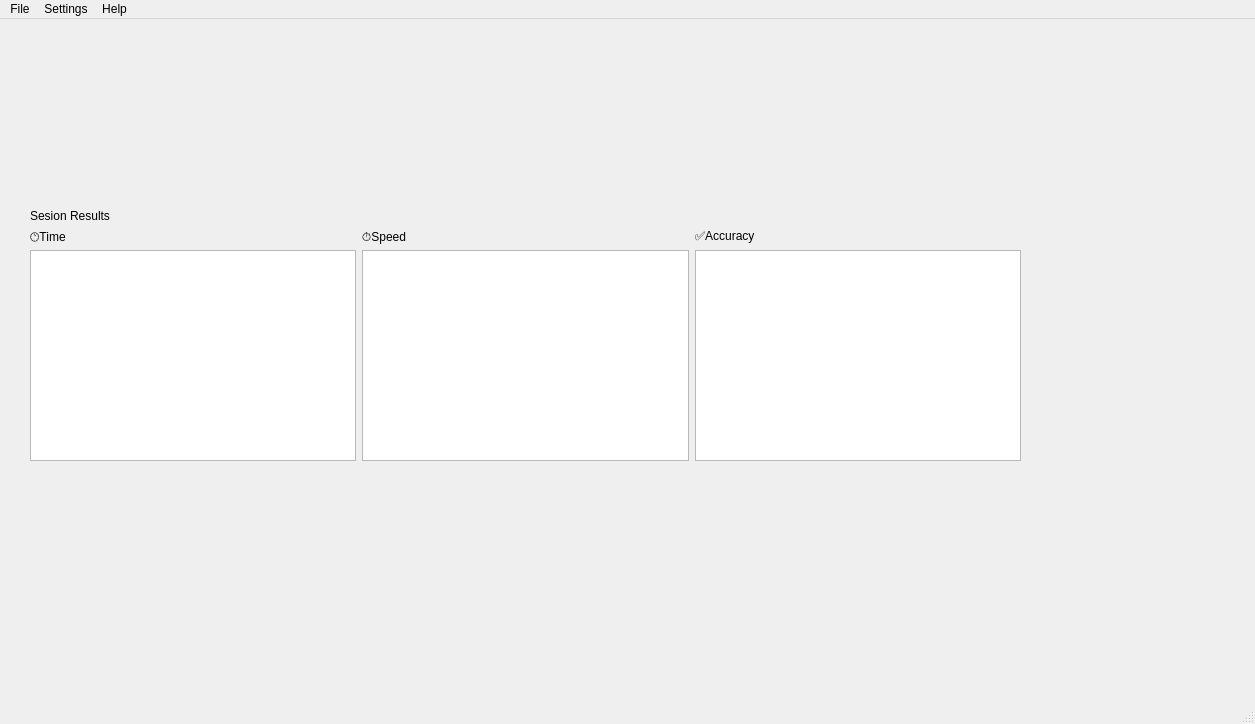
<?xml version="1.0" encoding="UTF-8"?>
<ui version="4.0">
 <class>MainWindow</class>
 <widget class="QMainWindow" name="MainWindow">
  <property name="enabled">
   <bool>true</bool>
  </property>
  <property name="geometry">
   <rect>
    <x>0</x>
    <y>0</y>
    <width>1255</width>
    <height>724</height>
   </rect>
  </property>
  <property name="sizePolicy">
   <sizepolicy hsizetype="Preferred" vsizetype="Fixed">
    <horstretch>0</horstretch>
    <verstretch>0</verstretch>
   </sizepolicy>
  </property>
  <property name="windowTitle">
   <string>MainWindow</string>
  </property>
  <widget class="QWidget" name="centralwidget">
   <widget class="QStackedWidget" name="stackedWidget">
    <property name="geometry">
     <rect>
      <x>-10</x>
      <y>20</y>
      <width>1031</width>
      <height>601</height>
     </rect>
    </property>
    <property name="currentIndex">
     <number>2</number>
    </property>
    <widget class="QWidget" name="pageStart">
     <widget class="QWidget" name="verticalLayoutWidget">
      <property name="geometry">
       <rect>
        <x>80</x>
        <y>20</y>
        <width>881</width>
        <height>551</height>
       </rect>
      </property>
      <layout class="QVBoxLayout" name="verticalLayout">
       <property name="spacing">
        <number>52</number>
       </property>
       <property name="leftMargin">
        <number>24</number>
       </property>
       <property name="topMargin">
        <number>26</number>
       </property>
       <property name="bottomMargin">
        <number>72</number>
       </property>
       <item>
        <spacer name="verticalSpacer_2">
         <property name="orientation">
          <enum>Qt::Orientation::Vertical</enum>
         </property>
         <property name="sizeHint" stdset="0">
          <size>
           <width>20</width>
           <height>127</height>
          </size>
         </property>
        </spacer>
       </item>
       <item>
        <widget class="QLabel" name="labelSelectText">
         <property name="text">
          <string>Select a text for the typing exercise:</string>
         </property>
        </widget>
       </item>
       <item>
        <widget class="QComboBox" name="layoutStartMain">
         <property name="sizePolicy">
          <sizepolicy hsizetype="Preferred" vsizetype="Fixed">
           <horstretch>0</horstretch>
           <verstretch>72</verstretch>
          </sizepolicy>
         </property>
         <item>
          <property name="text">
           <string>Starter Text</string>
          </property>
         </item>
         <item>
          <property name="text">
           <string>Numbers and Symbols</string>
          </property>
         </item>
         <item>
          <property name="text">
           <string>Common Words Part 1</string>
          </property>
         </item>
         <item>
          <property name="text">
           <string>Common Words Part 2</string>
          </property>
         </item>
         <item>
          <property name="text">
           <string>Python Code Sample</string>
          </property>
         </item>
         <item>
          <property name="text">
           <string>Lorem Ipsum</string>
          </property>
         </item>
        </widget>
       </item>
       <item>
        <spacer name="verticalSpacer">
         <property name="orientation">
          <enum>Qt::Orientation::Vertical</enum>
         </property>
         <property name="sizeHint" stdset="0">
          <size>
           <width>20</width>
           <height>99</height>
          </size>
         </property>
        </spacer>
       </item>
       <item>
        <layout class="QHBoxLayout" name="horizontalLayout">
         <item>
          <widget class="QPushButton" name="startButton">
           <property name="sizePolicy">
            <sizepolicy hsizetype="Maximum" vsizetype="Expanding">
             <horstretch>7</horstretch>
             <verstretch>8</verstretch>
            </sizepolicy>
           </property>
           <property name="layoutDirection">
            <enum>Qt::LayoutDirection::LeftToRight</enum>
           </property>
           <property name="text">
            <string>Start Training</string>
           </property>
           <property name="iconSize">
            <size>
             <width>28</width>
             <height>29</height>
            </size>
           </property>
          </widget>
         </item>
        </layout>
       </item>
      </layout>
     </widget>
    </widget>
    <widget class="QWidget" name="pageTraining">
     <widget class="QFrame" name="frame">
      <property name="geometry">
       <rect>
        <x>40</x>
        <y>10</y>
        <width>961</width>
        <height>581</height>
       </rect>
      </property>
      <property name="sizePolicy">
       <sizepolicy hsizetype="Minimum" vsizetype="Minimum">
        <horstretch>0</horstretch>
        <verstretch>0</verstretch>
       </sizepolicy>
      </property>
      <property name="minimumSize">
       <size>
        <width>22</width>
        <height>23</height>
       </size>
      </property>
      <property name="frameShape">
       <enum>QFrame::Shape::StyledPanel</enum>
      </property>
      <property name="frameShadow">
       <enum>QFrame::Shadow::Raised</enum>
      </property>
      <layout class="QVBoxLayout" name="verticalLayout_10">
       <item>
        <layout class="QHBoxLayout" name="horizontalLayout_4"/>
       </item>
       <item>
        <layout class="QGridLayout" name="gridLayout_9">
         <item row="0" column="6">
          <widget class="QProgressBar" name="progressBar">
           <property name="sizePolicy">
            <sizepolicy hsizetype="Maximum" vsizetype="Fixed">
             <horstretch>0</horstretch>
             <verstretch>0</verstretch>
            </sizepolicy>
           </property>
           <property name="value">
            <number>0</number>
           </property>
          </widget>
         </item>
         <item row="0" column="0">
          <widget class="QLabel" name="labelTimeText">
           <property name="text">
            <string>🕐Time:</string>
           </property>
          </widget>
         </item>
         <item row="0" column="3">
          <widget class="QLabel" name="labelAccuracyValue">
           <property name="font">
            <font>
             <bold>true</bold>
            </font>
           </property>
           <property name="text">
            <string>0</string>
           </property>
          </widget>
         </item>
         <item row="0" column="1">
          <widget class="QLabel" name="labelTimeDisplay">
           <property name="font">
            <font>
             <bold>true</bold>
            </font>
           </property>
           <property name="text">
            <string>00:00</string>
           </property>
           <property name="scaledContents">
            <bool>false</bool>
           </property>
           <property name="wordWrap">
            <bool>false</bool>
           </property>
          </widget>
         </item>
         <item row="0" column="5">
          <widget class="QLabel" name="labelAccuracyText">
           <property name="text">
            <string>✅ Accuracy:</string>
           </property>
          </widget>
         </item>
         <item row="0" column="2">
          <widget class="QLabel" name="labelSpeedText">
           <property name="text">
            <string>⏱️ Speed:</string>
           </property>
          </widget>
         </item>
         <item row="0" column="4">
          <widget class="QLabel" name="labelSpeedValue">
           <property name="text">
            <string>CPM</string>
           </property>
          </widget>
         </item>
        </layout>
       </item>
       <item>
        <widget class="QTextEdit" name="textDisplayArea"/>
       </item>
       <item>
        <layout class="QGridLayout" name="gridLayout">
         <property name="spacing">
          <number>4</number>
         </property>
         <item row="2" column="15" colspan="2">
          <widget class="QPushButton" name="btnKeyJ">
           <property name="text">
            <string>J</string>
           </property>
          </widget>
         </item>
         <item row="4" column="3" colspan="3">
          <widget class="QPushButton" name="btnCtrlLeft">
           <property name="text">
            <string>Ctrl</string>
           </property>
          </widget>
         </item>
         <item row="4" column="0" colspan="3">
          <widget class="QPushButton" name="btnShiftLeft">
           <property name="text">
            <string>Shift</string>
           </property>
          </widget>
         </item>
         <item row="1" column="0" colspan="2">
          <widget class="QPushButton" name="btnKeyTab">
           <property name="text">
            <string>Tab</string>
           </property>
          </widget>
         </item>
         <item row="2" column="17" colspan="2">
          <widget class="QPushButton" name="btnKeyK">
           <property name="text">
            <string>K</string>
           </property>
          </widget>
         </item>
         <item row="1" column="2" colspan="2">
          <widget class="QPushButton" name="btnKeyQ">
           <property name="text">
            <string>Q</string>
           </property>
          </widget>
         </item>
         <item row="0" column="15" colspan="2">
          <widget class="QPushButton" name="btnKey8">
           <property name="text">
            <string>8</string>
           </property>
          </widget>
         </item>
         <item row="2" column="5" colspan="2">
          <widget class="QPushButton" name="btnKeyS">
           <property name="text">
            <string>S</string>
           </property>
          </widget>
         </item>
         <item row="2" column="0" colspan="3">
          <widget class="QPushButton" name="btnKeyCaps">
           <property name="text">
            <string>Caps</string>
           </property>
          </widget>
         </item>
         <item row="2" column="9" colspan="2">
          <widget class="QPushButton" name="btnKeyF">
           <property name="text">
            <string>F</string>
           </property>
          </widget>
         </item>
         <item row="3" column="20" colspan="2">
          <widget class="QPushButton" name="btnKeyP_2">
           <property name="text">
            <string>.</string>
           </property>
          </widget>
         </item>
         <item row="0" column="13" colspan="2">
          <widget class="QPushButton" name="btnKey7">
           <property name="text">
            <string>7</string>
           </property>
          </widget>
         </item>
         <item row="0" column="7" colspan="2">
          <widget class="QPushButton" name="btnKey4">
           <property name="text">
            <string>4</string>
           </property>
          </widget>
         </item>
         <item row="1" column="22" colspan="2">
          <widget class="QPushButton" name="btnKeyRightBracket">
           <property name="text">
            <string>[</string>
           </property>
          </widget>
         </item>
         <item row="0" column="3" colspan="2">
          <widget class="QPushButton" name="btnKey2">
           <property name="text">
            <string>2</string>
           </property>
          </widget>
         </item>
         <item row="2" column="13" colspan="2">
          <widget class="QPushButton" name="btnKeyH">
           <property name="text">
            <string>H</string>
           </property>
          </widget>
         </item>
         <item row="2" column="7" colspan="2">
          <widget class="QPushButton" name="btnKeyD">
           <property name="text">
            <string>D</string>
           </property>
          </widget>
         </item>
         <item row="0" column="9" colspan="2">
          <widget class="QPushButton" name="btnKey5">
           <property name="text">
            <string>5</string>
           </property>
          </widget>
         </item>
         <item row="0" column="11" colspan="2">
          <widget class="QPushButton" name="btnKey6">
           <property name="text">
            <string>6</string>
           </property>
          </widget>
         </item>
         <item row="0" column="0">
          <widget class="QPushButton" name="btnKeyPoint">
           <property name="text">
            <string>.</string>
           </property>
          </widget>
         </item>
         <item row="0" column="25">
          <widget class="QPushButton" name="btnBackspace">
           <property name="text">
            <string>&lt;-</string>
           </property>
          </widget>
         </item>
         <item row="3" column="6" colspan="2">
          <widget class="QPushButton" name="btnKeyX">
           <property name="text">
            <string>X</string>
           </property>
          </widget>
         </item>
         <item row="2" column="11" colspan="2">
          <widget class="QPushButton" name="btnKeyG">
           <property name="text">
            <string>G</string>
           </property>
          </widget>
         </item>
         <item row="1" column="16" colspan="2">
          <widget class="QPushButton" name="btnKeyI">
           <property name="text">
            <string>I</string>
           </property>
          </widget>
         </item>
         <item row="1" column="24" colspan="2">
          <widget class="QPushButton" name="btnKeyLeftBracket">
           <property name="text">
            <string>]</string>
           </property>
          </widget>
         </item>
         <item row="1" column="4" colspan="2">
          <widget class="QPushButton" name="btnKeyW">
           <property name="text">
            <string>W</string>
           </property>
           <property name="iconSize">
            <size>
             <width>10</width>
             <height>10</height>
            </size>
           </property>
           <property name="autoRepeatDelay">
            <number>283</number>
           </property>
          </widget>
         </item>
         <item row="1" column="10" colspan="2">
          <widget class="QPushButton" name="btnKeyT">
           <property name="text">
            <string>T</string>
           </property>
          </widget>
         </item>
         <item row="1" column="20" colspan="2">
          <widget class="QPushButton" name="btnKeyP">
           <property name="text">
            <string>P</string>
           </property>
          </widget>
         </item>
         <item row="4" column="21" colspan="3">
          <widget class="QPushButton" name="btnShiftRight">
           <property name="text">
            <string>Shift</string>
           </property>
          </widget>
         </item>
         <item row="3" column="4" colspan="2">
          <widget class="QPushButton" name="btnKeyZ">
           <property name="text">
            <string>Z</string>
           </property>
          </widget>
         </item>
         <item row="3" column="10" colspan="2">
          <widget class="QPushButton" name="btnKeyV">
           <property name="text">
            <string>V</string>
           </property>
          </widget>
         </item>
         <item row="0" column="23" colspan="2">
          <widget class="QPushButton" name="btnEqual">
           <property name="text">
            <string>=</string>
           </property>
          </widget>
         </item>
         <item row="0" column="19" colspan="2">
          <widget class="QPushButton" name="btnKey10">
           <property name="text">
            <string>0</string>
           </property>
          </widget>
         </item>
         <item row="1" column="14" colspan="2">
          <widget class="QPushButton" name="btnKeyU">
           <property name="text">
            <string>U</string>
           </property>
          </widget>
         </item>
         <item row="0" column="21" colspan="2">
          <widget class="QPushButton" name="btnMinus">
           <property name="text">
            <string>-</string>
           </property>
          </widget>
         </item>
         <item row="2" column="21" colspan="2">
          <widget class="QPushButton" name="btnKeySEMICOLON">
           <property name="text">
            <string>;</string>
           </property>
          </widget>
         </item>
         <item row="3" column="14" colspan="2">
          <widget class="QPushButton" name="btnKeyN">
           <property name="text">
            <string>N</string>
           </property>
          </widget>
         </item>
         <item row="1" column="12" colspan="2">
          <widget class="QPushButton" name="btnKeyY">
           <property name="text">
            <string>Y</string>
           </property>
          </widget>
         </item>
         <item row="4" column="24" colspan="3">
          <widget class="QPushButton" name="btnCtrlRight">
           <property name="text">
            <string>Ctrl</string>
           </property>
          </widget>
         </item>
         <item row="1" column="6" colspan="2">
          <widget class="QPushButton" name="btnKeyE">
           <property name="text">
            <string>E</string>
           </property>
          </widget>
         </item>
         <item row="3" column="18" colspan="2">
          <widget class="QPushButton" name="btnKeyCOMA">
           <property name="text">
            <string>,</string>
           </property>
          </widget>
         </item>
         <item row="2" column="19" colspan="2">
          <widget class="QPushButton" name="btnKeyL">
           <property name="text">
            <string>L</string>
           </property>
          </widget>
         </item>
         <item row="3" column="24" colspan="2">
          <widget class="QPushButton" name="btnCaretBottom">
           <property name="text">
            <string>^</string>
           </property>
          </widget>
         </item>
         <item row="3" column="8" colspan="2">
          <widget class="QPushButton" name="btnKeyC">
           <property name="text">
            <string>C</string>
           </property>
          </widget>
         </item>
         <item row="3" column="0" colspan="4">
          <widget class="QPushButton" name="btnCaretTop">
           <property name="sizePolicy">
            <sizepolicy hsizetype="Minimum" vsizetype="Minimum">
             <horstretch>0</horstretch>
             <verstretch>0</verstretch>
            </sizepolicy>
           </property>
           <property name="text">
            <string>^</string>
           </property>
          </widget>
         </item>
         <item row="3" column="16" colspan="2">
          <widget class="QPushButton" name="btnKeyM">
           <property name="text">
            <string>M</string>
           </property>
          </widget>
         </item>
         <item row="2" column="3" colspan="2">
          <widget class="QPushButton" name="btnKeyA">
           <property name="text">
            <string>A</string>
           </property>
          </widget>
         </item>
         <item row="0" column="17" colspan="2">
          <widget class="QPushButton" name="btnKey9">
           <property name="text">
            <string>9</string>
           </property>
          </widget>
         </item>
         <item row="1" column="8" colspan="2">
          <widget class="QPushButton" name="btnKeyR">
           <property name="text">
            <string>R</string>
           </property>
          </widget>
         </item>
         <item row="2" column="23" colspan="3">
          <widget class="QPushButton" name="btnBackspaceLong">
           <property name="text">
            <string>&lt;-----</string>
           </property>
          </widget>
         </item>
         <item row="0" column="5" colspan="2">
          <widget class="QPushButton" name="btnKey3">
           <property name="text">
            <string>3</string>
           </property>
          </widget>
         </item>
         <item row="1" column="18" colspan="2">
          <widget class="QPushButton" name="btnKeyO">
           <property name="text">
            <string>O</string>
           </property>
          </widget>
         </item>
         <item row="3" column="22" colspan="2">
          <widget class="QPushButton" name="btnSlash">
           <property name="text">
            <string>/</string>
           </property>
          </widget>
         </item>
         <item row="4" column="6" colspan="15">
          <widget class="QPushButton" name="btnEmptyExtra">
           <property name="text">
            <string/>
           </property>
          </widget>
         </item>
         <item row="3" column="12" colspan="2">
          <widget class="QPushButton" name="btnKeyB">
           <property name="text">
            <string>B</string>
           </property>
          </widget>
         </item>
         <item row="0" column="1" colspan="2">
          <widget class="QPushButton" name="btnKey1">
           <property name="text">
            <string>1</string>
           </property>
          </widget>
         </item>
        </layout>
       </item>
       <item>
        <layout class="QVBoxLayout" name="verticalLayout_9"/>
       </item>
      </layout>
     </widget>
    </widget>
    <widget class="QWidget" name="pageResults">
     <widget class="QWidget" name="verticalLayoutWidget_2">
      <property name="geometry">
       <rect>
        <x>0</x>
        <y>0</y>
        <width>2</width>
        <height>2</height>
       </rect>
      </property>
      <layout class="QVBoxLayout" name="verticalLayout_2"/>
     </widget>
     <widget class="QWidget" name="verticalLayoutWidget_4">
      <property name="geometry">
       <rect>
        <x>40</x>
        <y>170</y>
        <width>991</width>
        <height>252</height>
       </rect>
      </property>
      <layout class="QVBoxLayout" name="verticalLayout_4">
       <item>
        <layout class="QVBoxLayout" name="verticalLayout_3">
         <item>
          <layout class="QGridLayout" name="gridLayout_4">
           <item row="1" column="2">
            <widget class="QLabel" name="labelAccuracy">
             <property name="sizePolicy">
              <sizepolicy hsizetype="Maximum" vsizetype="Maximum">
               <horstretch>0</horstretch>
               <verstretch>0</verstretch>
              </sizepolicy>
             </property>
             <property name="layoutDirection">
              <enum>Qt::LayoutDirection::LeftToRight</enum>
             </property>
             <property name="text">
              <string>✅Accuracy</string>
             </property>
            </widget>
           </item>
           <item row="0" column="0" colspan="3">
            <widget class="QLabel" name="labelSessionTitle">
             <property name="text">
              <string>Sesion Results</string>
             </property>
            </widget>
           </item>
           <item row="2" column="2">
            <widget class="QTextEdit" name="textResultsAccuracy"/>
           </item>
           <item row="2" column="1">
            <widget class="QTextEdit" name="textResultsSpeed"/>
           </item>
           <item row="1" column="0">
            <widget class="QLabel" name="labelTime">
             <property name="text">
              <string>🕐Time</string>
             </property>
            </widget>
           </item>
           <item row="1" column="1">
            <widget class="QLabel" name="labelSpeed">
             <property name="text">
              <string>⏱️Speed</string>
             </property>
            </widget>
           </item>
           <item row="2" column="0">
            <widget class="QTextEdit" name="textResultsOther"/>
           </item>
          </layout>
         </item>
        </layout>
       </item>
      </layout>
     </widget>
    </widget>
   </widget>
  </widget>
  <widget class="QMenuBar" name="menubar">
   <property name="geometry">
    <rect>
     <x>0</x>
     <y>0</y>
     <width>1255</width>
     <height>26</height>
    </rect>
   </property>
   <widget class="QMenu" name="menuFile">
    <property name="title">
     <string>File</string>
    </property>
    <addaction name="actionExit"/>
   </widget>
   <widget class="QMenu" name="menuSettings">
    <property name="title">
     <string>Settings</string>
    </property>
   </widget>
   <widget class="QMenu" name="menuHelp">
    <property name="title">
     <string>Help</string>
    </property>
    <addaction name="actionAbout"/>
   </widget>
   <addaction name="menuFile"/>
   <addaction name="menuSettings"/>
   <addaction name="menuHelp"/>
  </widget>
  <widget class="QStatusBar" name="statusbar"/>
  <action name="actionExit">
   <property name="icon">
    <iconset theme="QIcon::ThemeIcon::ApplicationExit"/>
   </property>
   <property name="text">
    <string>Exit</string>
   </property>
   <property name="menuRole">
    <enum>QAction::MenuRole::NoRole</enum>
   </property>
  </action>
  <action name="actionAbout">
   <property name="icon">
    <iconset theme="QIcon::ThemeIcon::HelpAbout"/>
   </property>
   <property name="text">
    <string>About</string>
   </property>
   <property name="menuRole">
    <enum>QAction::MenuRole::NoRole</enum>
   </property>
  </action>
 </widget>
 <resources/>
 <connections/>
</ui>
